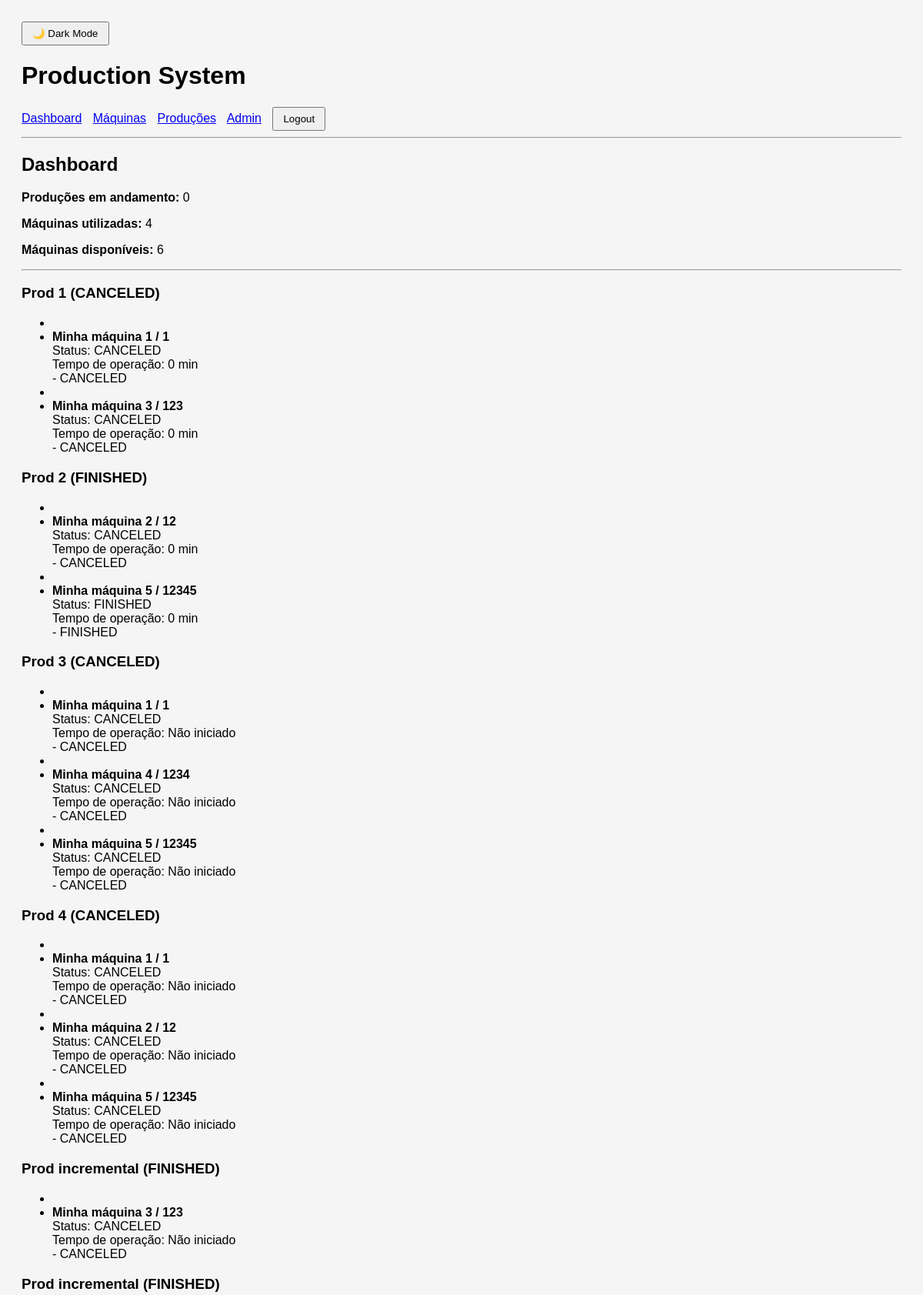
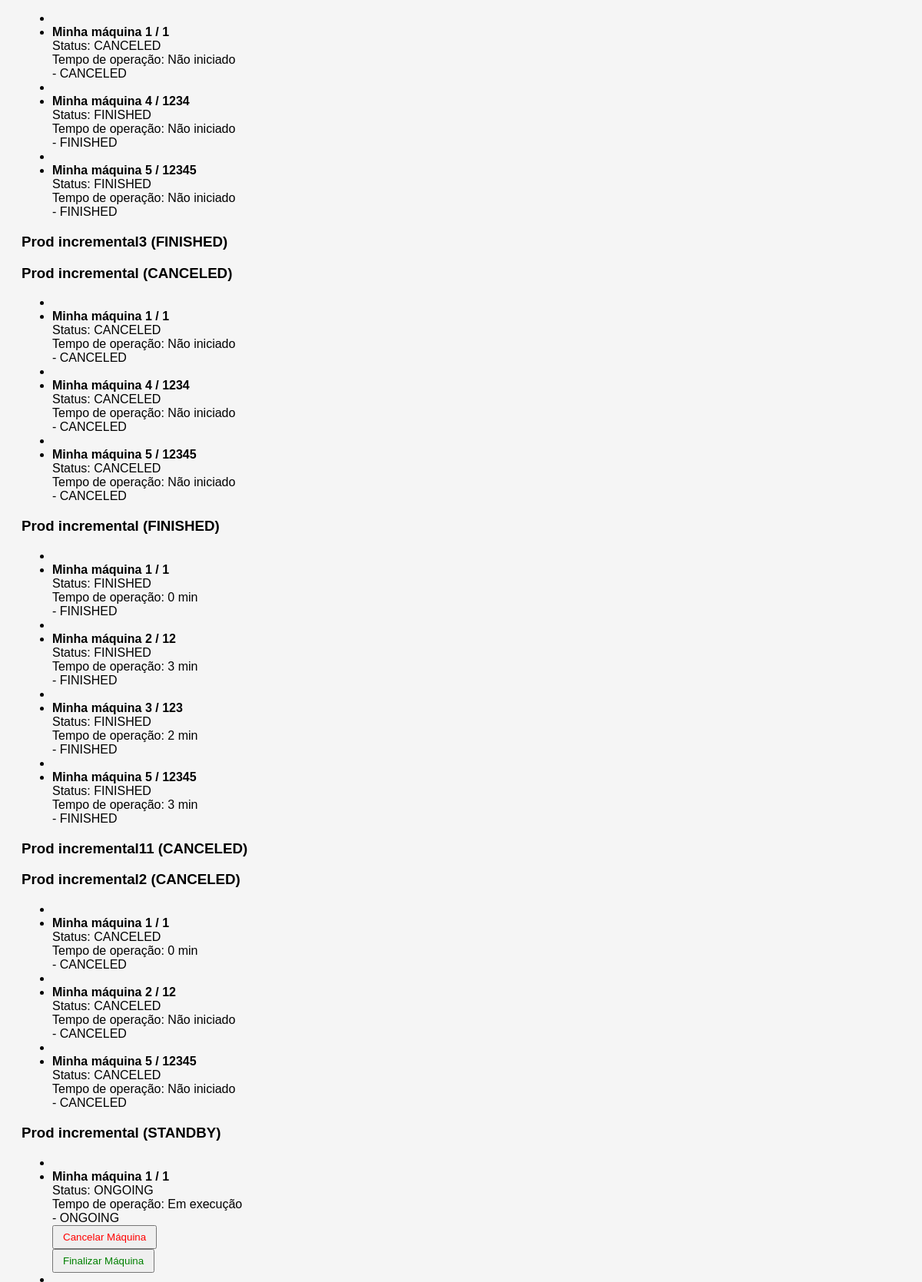
/ (signed in, upper part), run on the app's committed database (2 pictures, top to bottom).
### core/models.py (models this page shows, shortened)
class BaseModel(models.Model):
    created_at = models.DateTimeField(auto_now_add=True)
    updated_at = models.DateTimeField(auto_now=True)
    deleted_at = models.DateTimeField(null=True, blank=True)
    class Meta:
        abstract = True

class Production(BaseModel):
    STATUS_CHOICES = [
        ('STANDBY', 'Standby'),
        ('ONGOING', 'Ongoing'),
        ('FINISHED', 'Finished'),
        ('CANCELED', 'Canceled'),
    ]
    description = models.CharField(max_length=255)
    quantity = models.IntegerField()
    user = models.ForeignKey(User, on_delete=models.CASCADE)
    status = models.CharField(max_length=20, choices=STATUS_CHOICES)
    started_at = models.DateTimeField(null=True, blank=True)
    finished_at = models.DateTimeField(null=True, blank=True)
    canceled_at = models.DateTimeField(null=True, blank=True)

class ProductionMachine(BaseModel):
    production = models.ForeignKey(
        'Production',
        on_delete=models.CASCADE
    )
    machine = models.ForeignKey(
        'Machine',
        on_delete=models.CASCADE
    )
    status = models.CharField(max_length=20)
    started_at = models.DateTimeField(null=True, blank=True)
    finished_at = models.DateTimeField(null=True, blank=True)
    canceled_at = models.DateTimeField(null=True, blank=True)
    working_time = models.PositiveIntegerField(default=0)  # minutos

class Machine(BaseModel):
    model = models.CharField(max_length=255)
    serialnumber = models.CharField(max_length=255, unique=True)
    owner_user = models.ForeignKey(User, on_delete=models.CASCADE)

### core/views.py (the view)
# urls.py: path('', views.dashboard, name='dashboard'),
@login_required
def dashboard(request):
    user = request.user
    productions = (
    Production.objects
    .filter(user=request.user)
    .prefetch_related('productionmachine_set__machine')
)
    all_machines = Machine.objects.filter(owner_user=user)
    used_machine_ids = ProductionMachine.objects.filter(
        production__status__in=['STANDBY', 'ONGOING'],
        machine__owner_user=user
    ).values_list('machine_id', flat=True)
    used_machines_count = all_machines.filter(
        id__in=used_machine_ids
    ).count()
    available_machines_count = all_machines.exclude(
        id__in=used_machine_ids
    ).count()
    ongoing_productions_count = productions.filter(
        status='ONGOING'
    ).count()
    return render(request, 'dashboard.html', {
        'productions': productions,
        'ongoing_productions_count': ongoing_productions_count,
        'used_machines_count': used_machines_count,
        'available_machines_count': available_machines_count,
    })

### templates/dashboard.html (shortened to what this page needs)
{% extends "base.html" %}
{% block content %}
<h2>Dashboard</h2>
<p><strong>Produções em andamento:</strong> {{ ongoing_productions_count }}</p>
<p><strong>Máquinas utilizadas:</strong> {{ used_machines_count }}</p>
<p><strong>Máquinas disponíveis:</strong> {{ available_machines_count }}</p>
<hr>
{% for production in productions %}
  <h3>{{ production.description }} ({{ production.status }})</h3>
  <ul>
    {% for pm in production.productionmachine_set.all %}
      <li>
         <li>
                <strong>{{ pm.machine.model }} / {{ pm.machine.serialnumber }}</strong><br>
                Status: {{ pm.status }}<br>
                Tempo de operação:
                {% if pm.started_at is None %}
    Não iniciado
{% elif pm.status == 'ONGOING' %}
    Em execução
{% else %}
    {{ pm.working_time }} min
{% endif %}
            </li>
        - {{ pm.status }}
        {% if pm.status not in 'FINISHED CANCELED' %}
            <form method="post" action="{% url 'cancel_production_machine' pm.id %}">
                <button style="color:red;">Cancelar Máquina</button>
            </form>
            <form method="post" action="{% url 'finish_production_machine' pm.id %}">
                <button style="color:green;">Finalizar Máquina</button>
            </form>
            {% endif %}
      </li>
    {% endfor %}
  </ul>
{% endfor %}
{% endblock %}

### static/style.css (style rules this page uses)
body { font-family: Arial, sans-serif; background-color: #f5f5f5; padding: 20px; }
button { padding: 6px 12px; cursor: pointer; }

### data on the page
Production: description "Prod 1", status "CANCELED"
ProductionMachine: machine.model "Minha máquina 1", machine.serialnumber "1", status "CANCELED", working_time "0"
ProductionMachine: machine.model "Minha máquina 3", machine.serialnumber "123", status "CANCELED", working_time "0"
Production: description "Prod 2", status "FINISHED"
ProductionMachine: machine.model "Minha máquina 2", machine.serialnumber "12", status "CANCELED", working_time "0"
ProductionMachine: machine.model "Minha máquina 5", machine.serialnumber "12345", status "FINISHED", working_time "0"
Production: description "Prod 3", status "CANCELED"
ProductionMachine: machine.model "Minha máquina 1", machine.serialnumber "1", status "CANCELED", shows "Não iniciado"
ProductionMachine: machine.model "Minha máquina 4", machine.serialnumber "1234", status "CANCELED", shows "Não iniciado"
ProductionMachine: machine.model "Minha máquina 5", machine.serialnumber "12345", status "CANCELED", shows "Não iniciado"
Production: description "Prod 4", status "CANCELED"
ProductionMachine: machine.model "Minha máquina 1", machine.serialnumber "1", status "CANCELED", shows "Não iniciado"
ProductionMachine: machine.model "Minha máquina 2", machine.serialnumber "12", status "CANCELED", shows "Não iniciado"
ProductionMachine: machine.model "Minha máquina 5", machine.serialnumber "12345", status "CANCELED", shows "Não iniciado"
Production: description "Prod incremental", status "FINISHED"
ProductionMachine: machine.model "Minha máquina 3", machine.serialnumber "123", status "CANCELED", shows "Não iniciado"
Production: description "Prod incremental", status "FINISHED"
ProductionMachine: machine.model "Minha máquina 1", machine.serialnumber "1", status "CANCELED", shows "Não iniciado"
ProductionMachine: machine.model "Minha máquina 4", machine.serialnumber "1234", status "FINISHED", shows "Não iniciado"
ProductionMachine: machine.model "Minha máquina 5", machine.serialnumber "12345", status "FINISHED", shows "Não iniciado"
Production: description "Prod incremental3", status "FINISHED"
Production: description "Prod incremental", status "CANCELED"
ProductionMachine: machine.model "Minha máquina 1", machine.serialnumber "1", status "CANCELED", shows "Não iniciado"
ProductionMachine: machine.model "Minha máquina 4", machine.serialnumber "1234", status "CANCELED", shows "Não iniciado"
ProductionMachine: machine.model "Minha máquina 5", machine.serialnumber "12345", status "CANCELED", shows "Não iniciado"
Production: description "Prod incremental", status "FINISHED"
ProductionMachine: machine.model "Minha máquina 1", machine.serialnumber "1", status "FINISHED", working_time "0"
ProductionMachine: machine.model "Minha máquina 2", machine.serialnumber "12", status "FINISHED", working_time "3"
ProductionMachine: machine.model "Minha máquina 3", machine.serialnumber "123", status "FINISHED", working_time "2"
ProductionMachine: machine.model "Minha máquina 5", machine.serialnumber "12345", status "FINISHED", working_time "3"
Production: description "Prod incremental11", status "CANCELED"
Production: description "Prod incremental2", status "CANCELED"
ProductionMachine: machine.model "Minha máquina 1", machine.serialnumber "1", status "CANCELED", working_time "0"
ProductionMachine: machine.model "Minha máquina 2", machine.serialnumber "12", status "CANCELED", shows "Não iniciado"
ProductionMachine: machine.model "Minha máquina 5", machine.serialnumber "12345", status "CANCELED", shows "Não iniciado"
Production: description "Prod incremental", status "STANDBY"
ProductionMachine: machine.model "Minha máquina 1", machine.serialnumber "1", status "ONGOING", shows "Em execução", shows "Cancelar Máquina"

### other printed values
{{ ongoing_productions_count }} "0"
{{ used_machines_count }} "4"
{{ available_machines_count }} "6"
